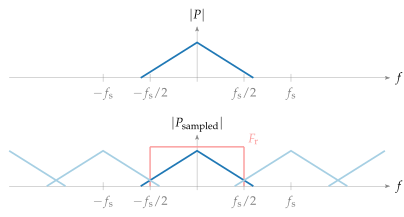

The script that saved this image:
#!/usr/bin/gnuplot
#
# FIGURE 3.7: Magnitude of a continuous signal P and the same signal sampled
# with a sampling frequency of f_s . The light blue lines indicate components
# occurring due to the sampling process. F_r describes an ideal reconstruction
# filter for the sampled signal.
#
# AUTHOR:   Hagen Wierstorf
# SOFTWARE: gnuplot 5.0 patchlevel 3

reset
set macros
set loadpath '../../gnuplot' 'data'

load 'latex.cfg'
load 'border.cfg'
load 'paired.pal'

set terminal epslatex size 10.25cm,5.5cm color colortext @small
set output 'fig3_07.tex'

unset key

# tics
unset ytics
set xtics ('$-f_\text{s}$' -2,\
           '$-f_\text{s}/2$' -1,\
           '$f_\text{s}/2$' 1,\
           '$f_\text{s}$' 2) scale 0
set arrow from -2,-0.1 to -2,0.1 back nohead ls 101
set arrow from -1,-0.1 to -1,0.1 back nohead ls 101
set arrow from  1,-0.1 to  1,0.1 back nohead ls 101
set arrow from  2,-0.1 to  2,0.1 back nohead ls 101
# border
set border 0
set arrow from -4, 0.0 to  4.1,0 back size 0.1,20,60 filled ls 101
set arrow from  0,-0.1 to  0,1.3 back size 0.1,20,60 filled ls 101
# axes label
set label 1 '$|P|$' at 0,1.6 front center
set label 2 '$f$' at 4.3,0 front center
set xrange [-4:4]
set yrange [0:1.2]

set lmargin 1
set rmargin 2
set multiplot layout 2,1
set tmargin 2
set bmargin 2
plot 'spectrum.txt' i 0 w l ls 2 lw 5
set tmargin 2
set bmargin 2
set label 1 '$|P_\text{sampled}|$'
set style line 5 lt 2 lw 4 lc rgb '#FB9A99'
set arrow from -1,0 to -1,1 nohead back ls 5
set arrow from -1,1 to  1,1 nohead back ls 5
set arrow from  1,1 to  1,0 nohead back ls 5
set label 3 '$F_\text{r}$' at 1.2,1.2 front center tc ls 5
plot 'spectrum.txt' i 0 w l ls 2 lw 5, \
     ''             i 1 w l ls 1 lw 5
unset multiplot

call 'plot.plt' 'fig3_07'
